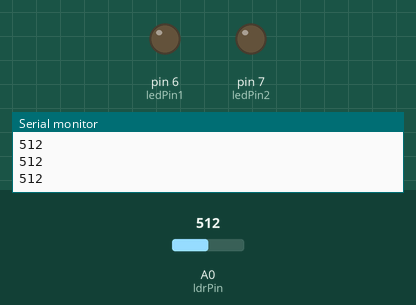
This sketch was run on a simulated Arduino Uno, built with avr-gcc and run on an emulated ATmega328P. Parts: output pins drawn as LEDs (lit = HIGH), the last lines printed to the serial monitor. Inputs (shaded band) come from the test bench; at power-on: A0 (ldrPin) = 512.

Above: at 1.2 s.
1.3 s: A0 (ldrPin) set to 492
At 2.1 s:
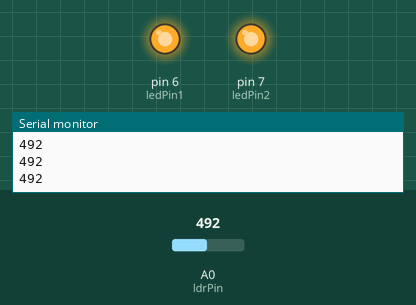
2.9 s: A0 (ldrPin) set to 510
At 3.4 s:
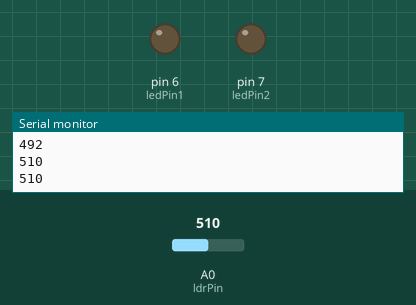
4.5 s: A0 (ldrPin) set to 490
At 5.9 s:
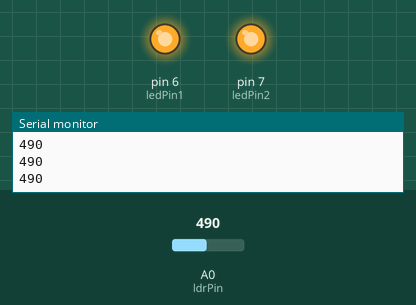
Timing chart, 0 to 7.5 s (numbered marks = the images above; inputs shaded):
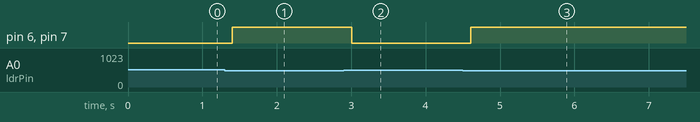

Measured:
- the behaviour switches between 500 and 499 on A0 (ldrPin) (found by bisection; images 0 and 1)
- after the input at 1.3 s, pin 6 (ledPin1), pin 7 (ledPin2): LOW → HIGH after 0.10 s
- after the input at 2.9 s, pin 6 (ledPin1), pin 7 (ledPin2): HIGH → LOW after 0.10 s
- after the input at 4.5 s, pin 6 (ledPin1), pin 7 (ledPin2): LOW → HIGH after 0.11 s

The sketch:

1NightLight.ino
```cpp
// Pin definitions
const int ldrPin = A0;     // Photoresistor connected to A0
const int ledPin1 = 6;     // LED 1 connected to D6
const int ledPin2 = 7;     // LED 2 connected to D7

// Set your light threshold (adjust if needed)
const int threshold = 500;

void setup() {
  pinMode(ledPin1, OUTPUT);
  pinMode(ledPin2, OUTPUT);
  Serial.begin(9600); // For testing and calibration
}

void loop() {
  int lightValue = analogRead(ldrPin); // Read light level
  Serial.println(lightValue);          // Print value to Serial Monitor

  if (lightValue < threshold) {
    // Dark room → Turn LEDs ON
    digitalWrite(ledPin1, HIGH);
    digitalWrite(ledPin2, HIGH);
  } else {
    // Bright room → Turn LEDs OFF
    digitalWrite(ledPin1, LOW);
    digitalWrite(ledPin2, LOW);
  }

  delay(200); // Small delay for stability
}
```
